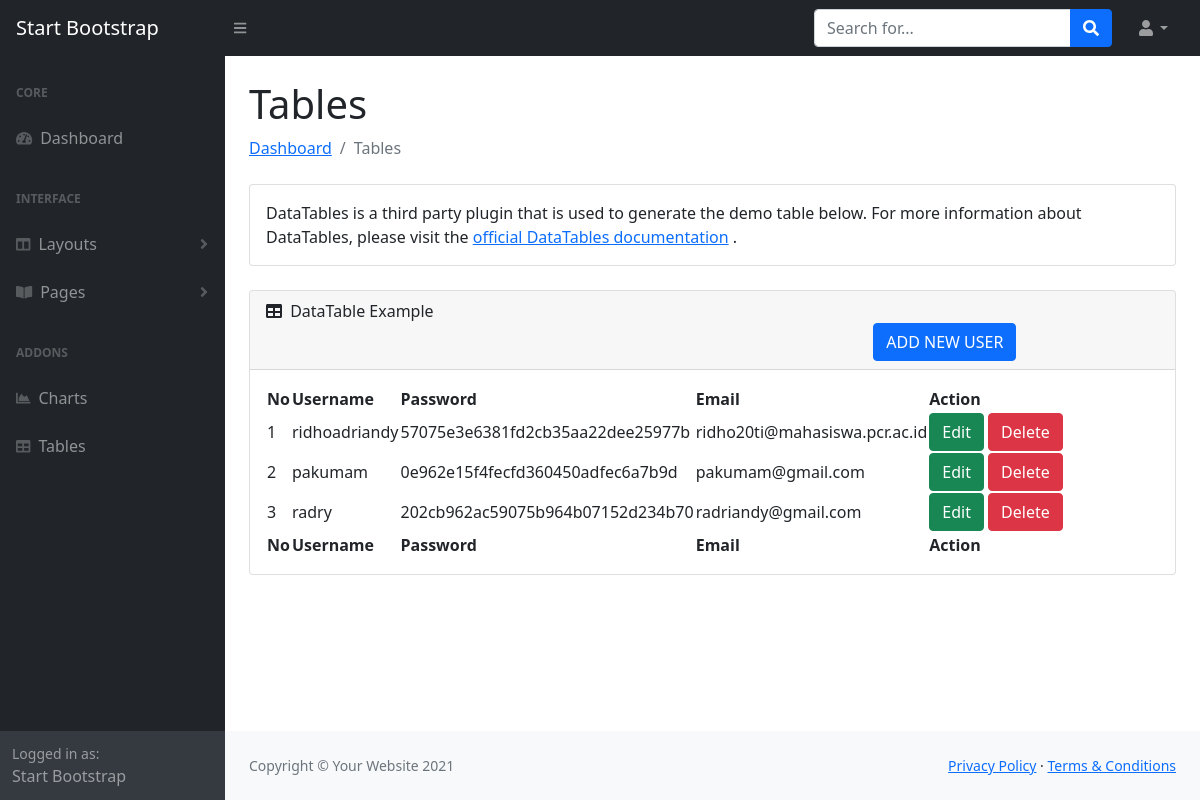
The page /view/tables.php on the database its author committed.
### tables this page shows
CREATE TABLE `user` (
  `id` int(11) NOT NULL,
  `username` varchar(50) NOT NULL,
  `password` varchar(50) NOT NULL,
  `email` varchar(50) NOT NULL
);

### model/database.php (called while the page is built, shortened)
<?php
    class database {
        var $con;
        function __construct(){
            $this->con = mysqli_connect('localhost','root','','onepage');
    }
    function tampil() {
        $query = mysqli_query($this->con, "SELECT * FROM user");
        while($d=mysqli_fetch_array($query)){
            $hasil[]=$d;
        }
        return $hasil;
    }
}
?>

### view/tables.php (the view, shortened to what this page needs)
<!DOCTYPE html>
<html lang="en">
<head>
    <link href="https://cdn.jsdelivr.net/npm/simple-datatables@latest/dist/style.css" rel="stylesheet" />
    <link href="css/styles.css" rel="stylesheet" />
    <?php
        include "../model/database.php";
        $db = new database();
    ?>
</head>
<body class="sb-nav-fixed">
    <nav class="sb-topnav navbar navbar-expand navbar-dark bg-dark">
        <a class="navbar-brand ps-3" href="admin.php">Start Bootstrap</a>
        <button class="btn btn-link btn-sm order-1 order-lg-0 me-4 me-lg-0" id="sidebarToggle" href="#!"><i
                class="fas fa-bars"></i></button>
        <form class="d-none d-md-inline-block form-inline ms-auto me-0 me-md-3 my-2 my-md-0">
            <div class="input-group">
                <input class="form-control" type="text" placeholder="Search for..." aria-label="Search for..."
                    aria-describedby="btnNavbarSearch" />
                <button class="btn btn-primary" id="btnNavbarSearch" type="button"><i
                        class="fas fa-search"></i></button>
            </div>
        </form>
        <ul class="navbar-nav ms-auto ms-md-0 me-3 me-lg-4">
            <li class="nav-item dropdown">
                <a class="nav-link dropdown-toggle" id="navbarDropdown" href="#" role="button" data-bs-toggle="dropdown"
                    aria-expanded="false"><i class="fas fa-user fa-fw"></i></a>
            </li>
        </ul>
    </nav>
    <div id="layoutSidenav">
        <div id="layoutSidenav_nav">
            <nav class="sb-sidenav accordion sb-sidenav-dark" id="sidenavAccordion">
                <div class="sb-sidenav-menu">
                    <div class="nav">
                        <div class="sb-sidenav-menu-heading">Core</div>
                        <a class="nav-link" href="admin.php">
                            <div class="sb-nav-link-icon"><i class="fas fa-tachometer-alt"></i></div>
                            Dashboard
                        </a>
                        <div class="sb-sidenav-menu-heading">Interface</div>
                        <a class="nav-link collapsed" href="#" data-bs-toggle="collapse"
                            data-bs-target="#collapseLayouts" aria-expanded="false" aria-controls="collapseLayouts">
                            <div class="sb-nav-link-icon"><i class="fas fa-columns"></i></div>
                            Layouts
                            <div class="sb-sidenav-collapse-arrow"><i class="fas fa-angle-down"></i></div>
                        </a>
                        <a class="nav-link collapsed" href="#" data-bs-toggle="collapse" data-bs-target="#collapsePages"
                            aria-expanded="false" aria-controls="collapsePages">
                            <div class="sb-nav-link-icon"><i class="fas fa-book-open"></i></div>
                            Pages
                            <div class="sb-sidenav-collapse-arrow"><i class="fas fa-angle-down"></i></div>
                        </a>
                        <div class="sb-sidenav-menu-heading">Addons</div>
                        <a class="nav-link" href="charts.php">
                            <div class="sb-nav-link-icon"><i class="fas fa-chart-area"></i></div>
                            Charts
                        </a>
                        <a class="nav-link" href="tables.php">
                            <div class="sb-nav-link-icon"><i class="fas fa-table"></i></div>
                            Tables
                        </a>
                    </div>
                </div>
                <div class="sb-sidenav-footer">
                    <div class="small">Logged in as:</div>
                    Start Bootstrap
                </div>
            </nav>
        </div>
        <div id="layoutSidenav_content">
            <main>
                <div class="container-fluid px-4">
                    <h1 class="mt-4">Tables</h1>
                    <ol class="breadcrumb mb-4">
                        <li class="breadcrumb-item"><a href="admin.php">Dashboard</a></li>
                        <li class="breadcrumb-item active">Tables</li>
                    </ol>
                    <div class="card mb-4">
                        <div class="card-body">
                            DataTables is a third party plugin that is used to generate the demo table below. For more
                            information about DataTables, please visit the
                            <a target="_blank" href="https://datatables.net/">official DataTables documentation</a>
                            .
                        </div>
                    </div>
                    <div class="card mb-4">
                        <div class="card-header">
                            <i class="fas fa-table me-1"></i>
                            DataTable Example
                            <a class="btn btn-primary" href="input.php" role="button" style="margin-left: 68%;">ADD NEW USER</a>
                        </div>
                        <div class="card-body">
                            <table id="datatablesSimple">
                                <thead>
                                    <tr>
                                        <th>No</th>
                                        <th>Username</th>
                                        <th>Password</th>
                                        <th>Email</th>
                                        <th>Action</th>
                                    </tr>
                                </thead>
                                <tfoot>
                                    <tr>
                                        <th>No</th>
                                        <th>Username</th>
                                        <th>Password</th>
                                        <th>Email</th>
                                        <th>Action</th>
                                    </tr>
                                </tfoot>
                                <tbody>
                                    <?php $i = 1; foreach($db->tampil() as $h) {?>
                                    <tr>
                                        <td><?php echo $i;?></td>
                                        <td><?php echo $h['username'];?></td>
                                        <td><?php echo $h['password'];?></td>
                                        <td><?php echo $h['email'];?></td>
                                        <td><a class="btn btn-success" href="../view/edit.php?id=<?php echo $h['id']?>&aksi=edit" role="button">Edit</a>
                                            <a class="btn btn-danger" href="../controller/proses.php?id=<?php echo $h['id']?>&aksi=hapus" role="button">Delete</a>
                                        </td>
                                    </tr>
                                    <?php $i++; ?>
                                    <?php } ?>
                                </tbody>
                            </table>
                        </div>
                    </div>
                </div>
            </main>
            <footer class="py-4 bg-light mt-auto">
                <div class="container-fluid px-4">
                    <div class="d-flex align-items-center justify-content-between small">
                        <div class="text-muted">Copyright &copy; Your Website 2021</div>
                        <div>
                            <a href="#">Privacy Policy</a>
                            &middot;
                            <a href="#">Terms &amp; Conditions</a>
                        </div>
                    </div>
                </div>
            </footer>
        </div>
    </div>
</body>
</html>

### rows shown on the page
user: username "ridhoadriandy", password "57075e3e6381fd2cb35aa22dee25977b", email "ridho20ti@mahasiswa.pcr.ac.id"
user: username "pakumam", password "0e962e15f4fecfd360450adfec6a7b9d", email "pakumam@gmail.com"
user: username "radry", password "202cb962ac59075b964b07152d234b70", email "radriandy@gmail.com"
